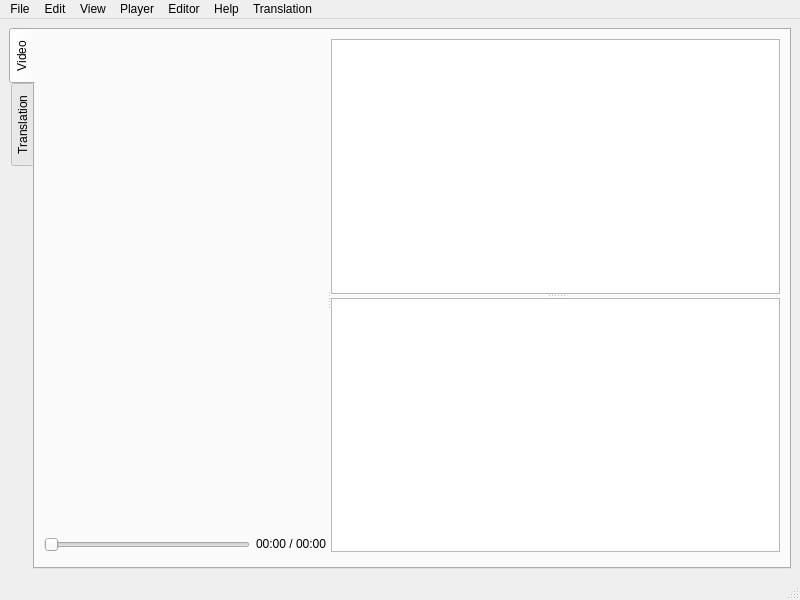
<?xml version="1.0" encoding="UTF-8"?>
<ui version="4.0">
 <class>Tool</class>
 <widget class="QMainWindow" name="Tool">
  <property name="geometry">
   <rect>
    <x>0</x>
    <y>0</y>
    <width>800</width>
    <height>600</height>
   </rect>
  </property>
  <property name="windowTitle">
   <string>ASR Post Editor</string>
  </property>
  <widget class="QWidget" name="centralwidget">
   <layout class="QVBoxLayout" name="verticalLayout_4">
    <item>
     <widget class="QTabWidget" name="tabWidget">
      <property name="enabled">
       <bool>true</bool>
      </property>
      <property name="tabPosition">
       <enum>QTabWidget::West</enum>
      </property>
      <property name="tabShape">
       <enum>QTabWidget::Rounded</enum>
      </property>
      <property name="currentIndex">
       <number>0</number>
      </property>
      <property name="documentMode">
       <bool>false</bool>
      </property>
      <property name="tabsClosable">
       <bool>false</bool>
      </property>
      <property name="movable">
       <bool>false</bool>
      </property>
      <property name="tabBarAutoHide">
       <bool>false</bool>
      </property>
      <widget class="QWidget" name="tab">
       <attribute name="title">
        <string>Video</string>
       </attribute>
       <layout class="QHBoxLayout" name="horizontalLayout_3">
        <item>
         <widget class="QSplitter" name="splitter_tool">
          <property name="orientation">
           <enum>Qt::Horizontal</enum>
          </property>
          <widget class="QWidget" name="layoutWidget">
           <layout class="QVBoxLayout" name="playerLayout">
            <item>
             <widget class="VideoWidget" name="m_videoWidget" native="true"/>
            </item>
            <item>
             <layout class="QHBoxLayout" name="horizontalLayout">
              <property name="sizeConstraint">
               <enum>QLayout::SetMaximumSize</enum>
              </property>
              <item>
               <widget class="QSlider" name="slider_position">
                <property name="orientation">
                 <enum>Qt::Horizontal</enum>
                </property>
               </widget>
              </item>
              <item>
               <widget class="QLabel" name="label_position">
                <property name="sizePolicy">
                 <sizepolicy hsizetype="Preferred" vsizetype="Maximum">
                  <horstretch>0</horstretch>
                  <verstretch>0</verstretch>
                 </sizepolicy>
                </property>
                <property name="text">
                 <string>00:00 / 00:00</string>
                </property>
               </widget>
              </item>
             </layout>
            </item>
            <item>
             <widget class="PlayerControls" name="m_playerControls" native="true">
              <property name="sizePolicy">
               <sizepolicy hsizetype="Preferred" vsizetype="Maximum">
                <horstretch>0</horstretch>
                <verstretch>0</verstretch>
               </sizepolicy>
              </property>
             </widget>
            </item>
           </layout>
          </widget>
          <widget class="QWidget" name="verticalLayoutWidget">
           <layout class="QVBoxLayout" name="verticalLayout">
            <item>
             <widget class="QSplitter" name="splitter_editor">
              <property name="orientation">
               <enum>Qt::Vertical</enum>
              </property>
              <widget class="Editor" name="m_editor"/>
              <widget class="WordEditor" name="m_wordEditor">
               <property name="sizePolicy">
                <sizepolicy hsizetype="Expanding" vsizetype="Maximum">
                 <horstretch>0</horstretch>
                 <verstretch>0</verstretch>
                </sizepolicy>
               </property>
              </widget>
             </widget>
            </item>
            <item>
             <widget class="TagListDisplayWidget" name="m_tagListDisplay" native="true">
              <property name="sizePolicy">
               <sizepolicy hsizetype="Preferred" vsizetype="Maximum">
                <horstretch>0</horstretch>
                <verstretch>0</verstretch>
               </sizepolicy>
              </property>
             </widget>
            </item>
           </layout>
          </widget>
         </widget>
        </item>
       </layout>
      </widget>
      <widget class="QWidget" name="tab_2">
       <attribute name="title">
        <string>Translation</string>
       </attribute>
       <layout class="QHBoxLayout" name="horizontalLayout_4">
        <item>
         <layout class="QVBoxLayout" name="verticalLayout_2">
          <item>
           <widget class="QSplitter" name="splitter_editor_2">
            <property name="orientation">
             <enum>Qt::Vertical</enum>
            </property>
            <widget class="Editor" name="m_editor_2"/>
           </widget>
          </item>
          <item>
           <layout class="QHBoxLayout" name="horizontalLayout_8">
            <item>
             <spacer name="horizontalSpacer">
              <property name="orientation">
               <enum>Qt::Horizontal</enum>
              </property>
              <property name="sizeType">
               <enum>QSizePolicy::Expanding</enum>
              </property>
              <property name="sizeHint" stdset="0">
               <size>
                <width>200</width>
                <height>20</height>
               </size>
              </property>
             </spacer>
            </item>
            <item>
             <widget class="QPushButton" name="pushButton_3">
              <property name="text">
               <string>Speak</string>
              </property>
             </widget>
            </item>
            <item>
             <widget class="QPushButton" name="btn_translate">
              <property name="text">
               <string>Translate</string>
              </property>
             </widget>
            </item>
           </layout>
          </item>
          <item>
           <widget class="TagListDisplayWidget" name="m_tagListDisplay_2" native="true">
            <property name="sizePolicy">
             <sizepolicy hsizetype="Preferred" vsizetype="Maximum">
              <horstretch>0</horstretch>
              <verstretch>0</verstretch>
             </sizepolicy>
            </property>
           </widget>
          </item>
         </layout>
        </item>
        <item>
         <layout class="QVBoxLayout" name="verticalLayout_3">
          <item>
           <widget class="QSplitter" name="splitter_editor_3">
            <property name="orientation">
             <enum>Qt::Vertical</enum>
            </property>
            <widget class="Editor" name="m_editor_3"/>
           </widget>
          </item>
          <item>
           <layout class="QHBoxLayout" name="horizontalLayout_9">
            <item>
             <spacer name="horizontalSpacer_2">
              <property name="orientation">
               <enum>Qt::Horizontal</enum>
              </property>
              <property name="sizeHint" stdset="0">
               <size>
                <width>40</width>
                <height>20</height>
               </size>
              </property>
             </spacer>
            </item>
            <item>
             <widget class="QPushButton" name="pushButton_4">
              <property name="text">
               <string>Speak</string>
              </property>
             </widget>
            </item>
            <item>
             <widget class="QPushButton" name="pushButton_2">
              <property name="text">
               <string>Save</string>
              </property>
             </widget>
            </item>
           </layout>
          </item>
          <item>
           <widget class="TagListDisplayWidget" name="m_tagListDisplay_3" native="true">
            <property name="sizePolicy">
             <sizepolicy hsizetype="Preferred" vsizetype="Maximum">
              <horstretch>0</horstretch>
              <verstretch>0</verstretch>
             </sizepolicy>
            </property>
           </widget>
          </item>
         </layout>
        </item>
       </layout>
      </widget>
     </widget>
    </item>
   </layout>
  </widget>
  <widget class="QMenuBar" name="menubar">
   <property name="geometry">
    <rect>
     <x>0</x>
     <y>0</y>
     <width>800</width>
     <height>21</height>
    </rect>
   </property>
   <widget class="QMenu" name="menuFile">
    <property name="title">
     <string>File</string>
    </property>
    <addaction name="Upload_and_generate_Transcript"/>
    <addaction name="Save_as_PDF"/>
    <addaction name="close"/>
   </widget>
   <widget class="QMenu" name="menuMedia_Player">
    <property name="title">
     <string>Player</string>
    </property>
    <addaction name="player_open"/>
    <addaction name="player_togglePlay"/>
    <addaction name="player_seekForward"/>
    <addaction name="player_seekBackward"/>
   </widget>
   <widget class="QMenu" name="menuEditor">
    <property name="title">
     <string>Editor</string>
    </property>
    <addaction name="editor_openTranscript"/>
    <addaction name="editor_save"/>
    <addaction name="editor_saveAs"/>
    <addaction name="editor_close"/>
    <addaction name="separator"/>
    <addaction name="editor_debugBlocks"/>
    <addaction name="editor_jumpToLine"/>
    <addaction name="separator"/>
    <addaction name="editor_splitLine"/>
    <addaction name="editor_mergeUp"/>
    <addaction name="editor_mergeDown"/>
    <addaction name="editor_toggleWords"/>
    <addaction name="separator"/>
    <addaction name="editor_changeLang"/>
    <addaction name="editor_changeSpeaker"/>
    <addaction name="editor_propagateTime"/>
    <addaction name="editor_editTags"/>
    <addaction name="separator"/>
    <addaction name="editor_autoSave"/>
    <addaction name="separator"/>
    <addaction name="separator"/>
    <addaction name="Add_Custom_Dictonary"/>
    <addaction name="Show_Time_Stamps"/>
    <addaction name="Real_Time_Data_Saver"/>
   </widget>
   <widget class="QMenu" name="menuEdit">
    <property name="title">
     <string>Edit</string>
    </property>
    <addaction name="edit_undo"/>
    <addaction name="edit_redo"/>
    <addaction name="separator"/>
    <addaction name="edit_cut"/>
    <addaction name="edit_copy"/>
    <addaction name="edit_paste"/>
    <addaction name="separator"/>
    <addaction name="edit_findReplace"/>
   </widget>
   <widget class="QMenu" name="menuView">
    <property name="title">
     <string>View</string>
    </property>
    <addaction name="view_incFont"/>
    <addaction name="view_decFont"/>
    <addaction name="view_font"/>
    <addaction name="view_toggleTagList"/>
   </widget>
   <widget class="QMenu" name="menuHelp">
    <property name="title">
     <string>Help</string>
    </property>
    <addaction name="help_keyboardShortcuts"/>
   </widget>
   <widget class="QMenu" name="menuTranslation">
    <property name="title">
     <string>Translation</string>
    </property>
    <addaction name="Open_File_in_Editor1"/>
    <addaction name="editor_save2"/>
    <addaction name="separator"/>
    <addaction name="Open_File_in_Editor2"/>
    <addaction name="editor_save3"/>
   </widget>
   <addaction name="menuFile"/>
   <addaction name="menuEdit"/>
   <addaction name="menuView"/>
   <addaction name="menuMedia_Player"/>
   <addaction name="menuEditor"/>
   <addaction name="menuHelp"/>
   <addaction name="menuTranslation"/>
  </widget>
  <widget class="QStatusBar" name="statusbar"/>
  <action name="close">
   <property name="text">
    <string>Close</string>
   </property>
   <property name="shortcut">
    <string>Alt+F4</string>
   </property>
  </action>
  <action name="player_open">
   <property name="text">
    <string>Open</string>
   </property>
  </action>
  <action name="editor_open">
   <property name="text">
    <string>Open</string>
   </property>
  </action>
  <action name="editor_save">
   <property name="text">
    <string>Save</string>
   </property>
   <property name="shortcut">
    <string>Ctrl+S</string>
   </property>
  </action>
  <action name="editor_openTranscript">
   <property name="checkable">
    <bool>false</bool>
   </property>
   <property name="text">
    <string>Open</string>
   </property>
  </action>
  <action name="editor_debugBlocks">
   <property name="text">
    <string>Debug Blocks</string>
   </property>
  </action>
  <action name="editor_jumpToLine">
   <property name="text">
    <string>Jump to Highlighted Line</string>
   </property>
   <property name="shortcut">
    <string>Ctrl+J</string>
   </property>
  </action>
  <action name="player_togglePlay">
   <property name="text">
    <string>Play / Pause</string>
   </property>
   <property name="shortcut">
    <string>Ctrl+Space</string>
   </property>
  </action>
  <action name="editor_splitLine">
   <property name="text">
    <string>Split Line</string>
   </property>
   <property name="shortcut">
    <string>Ctrl+;</string>
   </property>
  </action>
  <action name="editor_mergeUp">
   <property name="text">
    <string>Merge Up</string>
   </property>
   <property name="shortcut">
    <string>Ctrl+Up</string>
   </property>
  </action>
  <action name="editor_mergeDown">
   <property name="text">
    <string>Merge Down</string>
   </property>
   <property name="shortcut">
    <string>Ctrl+Down</string>
   </property>
  </action>
  <action name="editor_findReplace">
   <property name="text">
    <string>Find Replace</string>
   </property>
  </action>
  <action name="editor_toggleWords">
   <property name="text">
    <string>Toggle Word Editor</string>
   </property>
   <property name="shortcut">
    <string>Ctrl+W</string>
   </property>
  </action>
  <action name="player_seekForward">
   <property name="text">
    <string>Seek Forward</string>
   </property>
   <property name="shortcut">
    <string>Ctrl+.</string>
   </property>
  </action>
  <action name="player_seekBackward">
   <property name="text">
    <string>Seek Backward</string>
   </property>
   <property name="shortcut">
    <string>Ctrl+,</string>
   </property>
  </action>
  <action name="edit_undo">
   <property name="text">
    <string>Undo</string>
   </property>
   <property name="shortcut">
    <string>Ctrl+Z</string>
   </property>
  </action>
  <action name="edit_redo">
   <property name="text">
    <string>Redo</string>
   </property>
   <property name="shortcut">
    <string>Ctrl+Y</string>
   </property>
  </action>
  <action name="edit_cut">
   <property name="text">
    <string>Cut</string>
   </property>
   <property name="shortcut">
    <string>Ctrl+X</string>
   </property>
  </action>
  <action name="edit_copy">
   <property name="text">
    <string>Copy</string>
   </property>
   <property name="shortcut">
    <string>Ctrl+C</string>
   </property>
  </action>
  <action name="edit_paste">
   <property name="text">
    <string>Paste</string>
   </property>
   <property name="shortcut">
    <string>Ctrl+V</string>
   </property>
  </action>
  <action name="edit_findReplace">
   <property name="text">
    <string>Find / Replace</string>
   </property>
   <property name="shortcut">
    <string>Ctrl+F</string>
   </property>
  </action>
  <action name="view_incFont">
   <property name="text">
    <string>Increase Font Size</string>
   </property>
   <property name="shortcut">
    <string>Ctrl+=</string>
   </property>
  </action>
  <action name="view_decFont">
   <property name="text">
    <string>Decrease Font Size</string>
   </property>
   <property name="shortcut">
    <string>Ctrl+-</string>
   </property>
  </action>
  <action name="editor_changeSpeaker">
   <property name="text">
    <string>Change Speaker</string>
   </property>
   <property name="shortcut">
    <string>Ctrl+R</string>
   </property>
  </action>
  <action name="editor_propagateTime">
   <property name="text">
    <string>Propagate Time</string>
   </property>
   <property name="shortcut">
    <string>Ctrl+T</string>
   </property>
  </action>
  <action name="help_keyboardShortcuts">
   <property name="text">
    <string>Keyboard Shortcuts</string>
   </property>
  </action>
  <action name="view_font">
   <property name="text">
    <string>Change Font</string>
   </property>
  </action>
  <action name="view_toggleTagList">
   <property name="text">
    <string>Toggle TagList</string>
   </property>
  </action>
  <action name="editor_editTags">
   <property name="text">
    <string>Edit Tags</string>
   </property>
   <property name="shortcut">
    <string>Ctrl+'</string>
   </property>
  </action>
  <action name="action_2">
   <property name="text">
    <string>jd</string>
   </property>
  </action>
  <action name="editor_saveAs">
   <property name="text">
    <string>Save As</string>
   </property>
  </action>
  <action name="editor_close">
   <property name="text">
    <string>Close</string>
   </property>
  </action>
  <action name="editor_changeLang">
   <property name="text">
    <string>Change Transcript Language</string>
   </property>
  </action>
  <action name="editor_autoSave">
   <property name="checkable">
    <bool>true</bool>
   </property>
   <property name="text">
    <string>Auto Save</string>
   </property>
  </action>
  <action name="Add_Custom_Dictonary">
   <property name="text">
    <string>Add Custom Dictonary</string>
   </property>
  </action>
  <action name="Show_Time_Stamps">
   <property name="checkable">
    <bool>true</bool>
   </property>
   <property name="text">
    <string>Show Time Stamps</string>
   </property>
  </action>
  <action name="Upload_and_generate_Transcript">
   <property name="text">
    <string>Upload and generate Transcript</string>
   </property>
  </action>
  <action name="Real_Time_Data_Saver">
   <property name="checkable">
    <bool>true</bool>
   </property>
   <property name="text">
    <string>Real Time Data Saver</string>
   </property>
  </action>
  <action name="Save_as_PDF">
   <property name="text">
    <string>Save as PDF</string>
   </property>
  </action>
  <action name="Open_File_in_Editor1">
   <property name="text">
    <string>Open File in Editor1</string>
   </property>
  </action>
  <action name="Open_File_in_Editor2">
   <property name="text">
    <string>Open File in Editor2</string>
   </property>
  </action>
  <action name="editor_save2">
   <property name="text">
    <string>Save Editor1</string>
   </property>
  </action>
  <action name="editor_save3">
   <property name="text">
    <string>Save Editor2</string>
   </property>
  </action>
 </widget>
 <customwidgets>
  <customwidget>
   <class>VideoWidget</class>
   <extends>QWidget</extends>
   <header>mediaplayer/videowidget.h</header>
   <container>1</container>
  </customwidget>
  <customwidget>
   <class>PlayerControls</class>
   <extends>QWidget</extends>
   <header>mediaplayer/playercontrols.h</header>
   <container>1</container>
  </customwidget>
  <customwidget>
   <class>Editor</class>
   <extends>QPlainTextEdit</extends>
   <header>editor/editor.h</header>
  </customwidget>
  <customwidget>
   <class>TagListDisplayWidget</class>
   <extends>QWidget</extends>
   <header>editor/utilities/taglistdisplaywidget.h</header>
   <container>1</container>
  </customwidget>
  <customwidget>
   <class>WordEditor</class>
   <extends>QTableWidget</extends>
   <header>editor/wordeditor.h</header>
  </customwidget>
 </customwidgets>
 <resources/>
 <connections/>
</ui>
